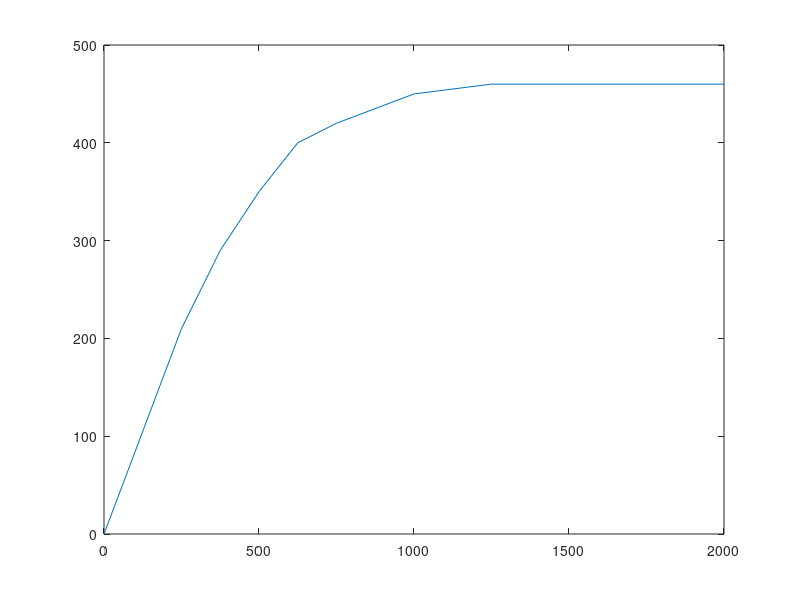

Source code (MATLAB): (Note: this script raises an error after producing the figure.)
  lightIntensity  =  [ 0, 250, 375, 500, 625, 750, 1000, 1250, 1500, 2000 ];

  growthRate=  [ 0, 210, 290, 350, 400, 420, 450, 460, 460, 460 ];
  PHData  =  [ 0, 1, 2, 3, 4, 4.500, 5, 5.500, 6, 6.370, 6.500, 7, 7.500, 7.600, 8, 8.380,...
      8.500, 9, 9.050, 9.500, 10, 10.30, 10.50, 11, 11.50, 12, 13, 14 ];
 
  PHforEfficiency  =  [ 0, 6.500, 6.550, 6.600, 6.650, 6.700, 6.750, 6.800, 6.850, 6.900, 6.950, 7,...
      7.050, 7.100, 7.150, 7.200, 7.250, 7.300, 7.350, 7.400, 7.450, 7.500,...
      7.550, 7.600, 7.650, 7.700, 7.750, 7.800, 7.850, 7.900, 7.950, 8, 8.050,...
      8.100, 8.150, 8.200, 8.250, 8.300, 8.350, 8.400, 8.450, 8.500, 100 ];...
  Pefficiency =  [ 0, 0, 1.25737682214811e-05, 3.99593527672633e-05, 0.000119296591353013, ...
      0.000334575564412215, 0.000881489205918614, 0.00218170673761439, ...
      0.00507262014324939, 0.0110796210298451, 0.0227339062539777, ...
      0.0438207512339213, 0.0793491295891684, 0.134977416282970, ... 
      0.215693297066280, 0.323793989164730, 0.456622713472555, ...
      0.604926811297858, 0.752843580387010, 0.880163316910750, ...
      0.966670292007123, 0.997355701003582, 0.966670292007123, ...
      0.880163316910750, 0.752843580387010, 0.604926811297858, ...
      0.456622713472555, 0.323793989164730, 0.215693297066280, ...
      0.134977416282970, 0.0793491295891684, 0.0438207512339213, ...
      0.0227339062539774, 0.0110796210298451, 0.00507262014324939, ...
      0.00218170673761443, 0.000881489205918614, 0.000334575564412209, ...
      0.000119296591353013, 3.99593527672633e-05, 1.25737682214813e-05, 0, 0 ];
  plot(lightIntensity,growthRate)
  cftool(lightIntensity,growthRate)
